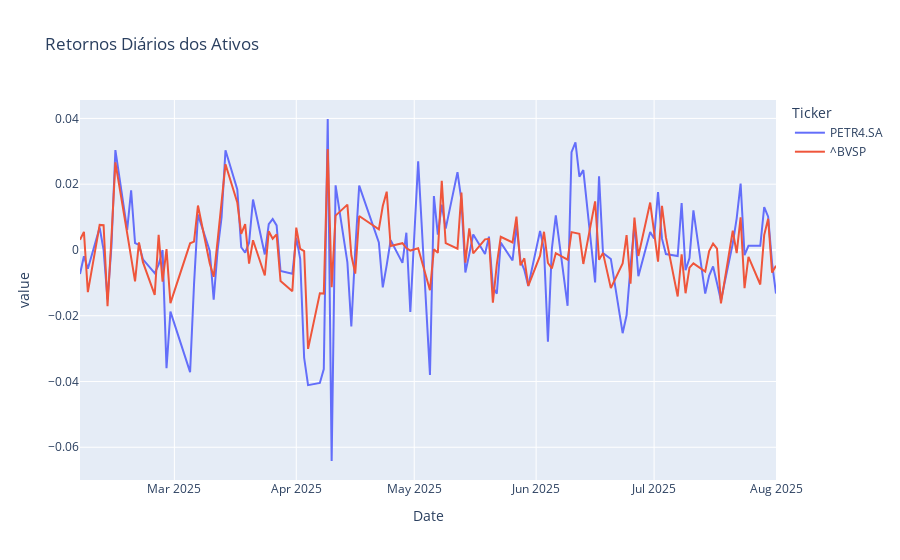

Notebook code for this chart:
### Markdown cell above
### 3.4. Análise Estatística

### Code cell
fig_retornos = px.line(retornos, title='Retornos Diários dos Ativos')
fig_retornos.show()
